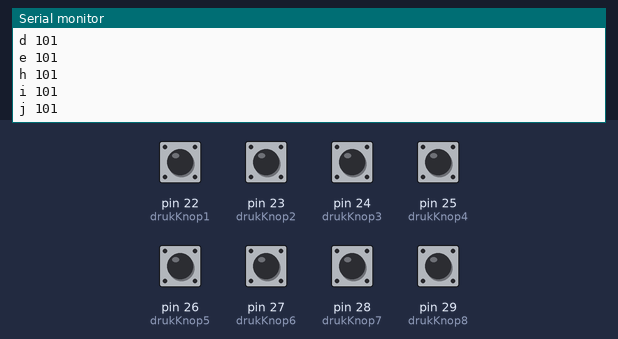
A sketch run on a simulated Arduino Mega 2560, built with avr-gcc and run on an emulated ATmega2560. Shown: the last lines printed to the serial monitor. The inputs (shaded band) are chosen by the test bench; at power-on: pin 22 (drukKnop1), pin 23 (drukKnop2), pin 24 (drukKnop3), pin 25 (drukKnop4), pin 26 (drukKnop5), pin 27 (drukKnop6), pin 28 (drukKnop7), pin 29 (drukKnop8) HIGH.

Above: at 1.2 s.
1.3 s: pin 24 (drukKnop3) pulled LOW for 0.15 s
At 2.5 s:
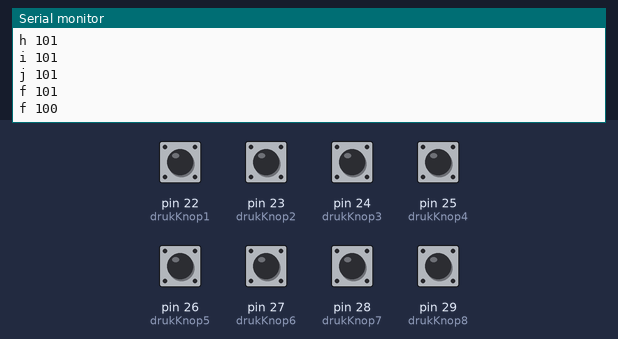
2.9 s: pin 25 (drukKnop4) pulled LOW for 0.15 s
At 3.7 s:
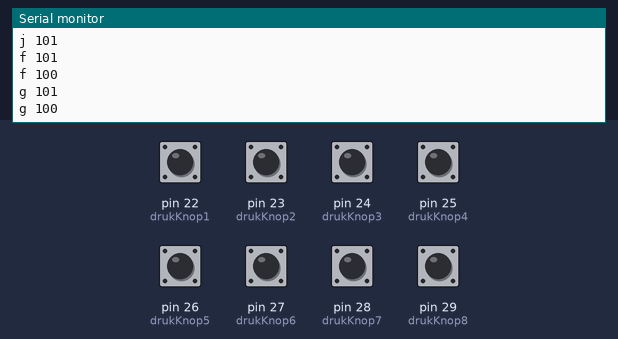
4.5 s: pin 29 (drukKnop8) pulled LOW for 0.15 s
At 5.8 s:
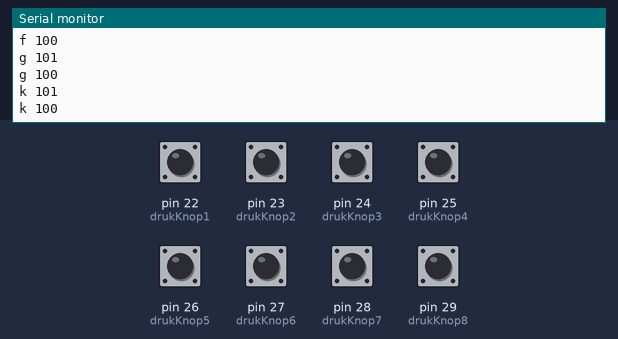
6.1 s: pin 22 (drukKnop1) pulled LOW for 0.15 s
At 7.4 s:
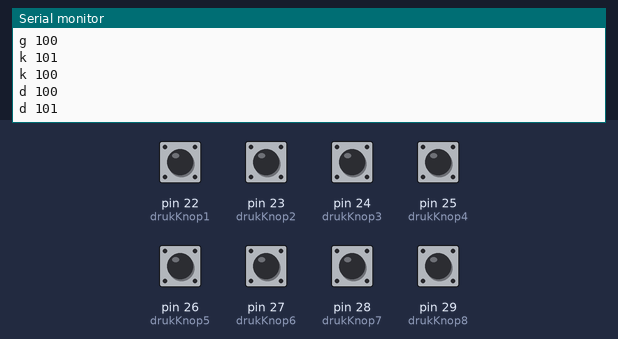
7.7 s: pin 23 (drukKnop2) pulled LOW for 0.15 s
At 8.6 s:
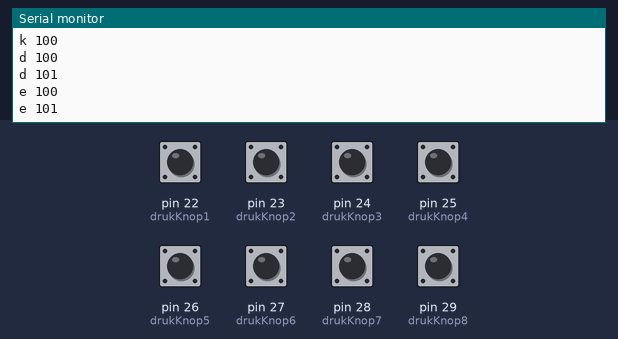
9.3 s: pin 26 (drukKnop5) pulled LOW for 0.15 s
At 9.8 s:
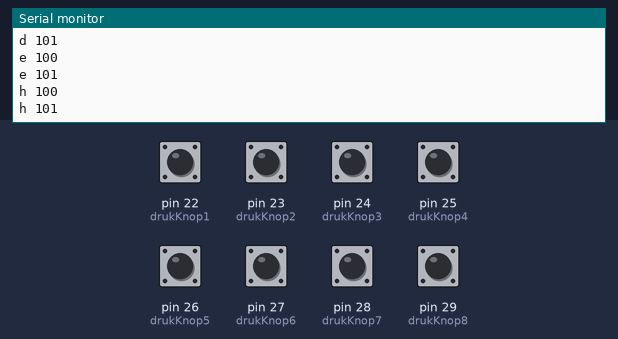

The sketch:

_18_DrukknopjesFinal.ino
```cpp
//#018 Drukknopjes
#define drukKnop1 22
#define drukKnop2 23
#define drukKnop3 24
#define drukKnop4 25
#define drukKnop5 26
#define drukKnop6 27
#define drukKnop7 28
#define drukKnop8 29

bool d;
bool e;
bool f;
bool g;
bool h;
bool i;
bool j;
bool k;
bool presstate1 = 0;
bool presstate2 = 0;
bool presstate3 = 0;
bool presstate4 = 0;
bool presstate5 = 0;
bool presstate6 = 0;
bool presstate7 = 0;
bool presstate8 = 0;

int zone = 1;

void setup() {
  Serial.begin(9600);
  //#018
  pinMode(drukKnop1, INPUT_PULLUP);
  pinMode(drukKnop2, INPUT_PULLUP);
  pinMode(drukKnop3, INPUT_PULLUP);
  pinMode(drukKnop4, INPUT_PULLUP);
  pinMode(drukKnop5, INPUT_PULLUP);
  pinMode(drukKnop6, INPUT_PULLUP);
  pinMode(drukKnop7, INPUT_PULLUP);
  pinMode(drukKnop8, INPUT_PULLUP);
}

void loop() {
  // put your main code here, to run repeatedly:
  d = digitalRead(drukKnop1);
  e = digitalRead(drukKnop2);
  f = digitalRead(drukKnop3);
  g = digitalRead(drukKnop4);

  h = digitalRead(drukKnop5);
  i = digitalRead(drukKnop6);
  j = digitalRead(drukKnop7);
  k = digitalRead(drukKnop8);

  if (d && !presstate1) {
    Serial.print("d ");
    Serial.print(zone);
    Serial.println("01");
    presstate1 = !presstate1;
  } else if (!d && presstate1) {
    Serial.print("d ");
    Serial.print(zone); // zone
    Serial.println("00"); // status
    presstate1 = !presstate1;
  }

  if (e && !presstate2) {
    Serial.print("e ");
    Serial.print(zone);
    Serial.println("01");
    presstate2 = !presstate2;
  } else if (!e && presstate2) {
    Serial.print("e ");
    Serial.print(zone); // zone
    Serial.println("00"); // status
    presstate2 = !presstate2;
  }

  if (!f && !presstate3) {
    Serial.print("f ");
    Serial.print(zone);
    Serial.println("01");
    presstate3 = !presstate3;
  } else if (f && presstate3) {
    Serial.print("f ");
    Serial.print(zone); // zone
    Serial.println("00"); // status
    presstate3 = !presstate3;
  }
  if (!g && !presstate4) {
    Serial.print("g ");
    Serial.print(zone);
    Serial.println("01");
    presstate4 = !presstate4;
  } else if (g && presstate4) {
    Serial.print("g ");
    Serial.print(zone); // zone
    Serial.println("00"); // status
    presstate4 = !presstate4;
  }

  if (h && !presstate5) {
    Serial.print("h ");
    Serial.print(zone);
    Serial.println("01");
    presstate5 = !presstate5;
  } else if (!h && presstate5) {
    Serial.print("h ");
    Serial.print(zone); // zone
    Serial.println("00"); // status
    presstate5 = !presstate5;
  }

  if (i && !presstate6) {
    Serial.print("i ");
    Serial.print(zone);
    Serial.println("01");
    presstate6 = !presstate6;
  } else if (!i && presstate6) {
    Serial.print("i ");
    Serial.print(zone); // zone
    Serial.println("00"); // status
    presstate6 = !presstate6;
  }


  if (j && !presstate7) {
    Serial.print("j ");
    Serial.print(zone);
    Serial.println("01");
    presstate7 = !presstate7;
  } else if (!j && presstate7) {
    Serial.print("j ");
    Serial.print(zone); // zone
    Serial.println("00"); // status
    presstate7 = !presstate7;
  }
  if (!k && !presstate8) {
    Serial.print("k ");
    Serial.print(zone);
    Serial.println("01");
    presstate8 = !presstate8;
  } else if (k && presstate8) {
    Serial.print("k ");
    Serial.print(zone); // zone
    Serial.println("00"); // status
    presstate8 = !presstate8;
  }


}
```

Measured:
- after the input at 1.3 s, the serial monitor: prints a new line at once (image 1)
- after the input at 2.9 s, the serial monitor: prints a new line at once (image 2)
- after the input at 4.5 s, the serial monitor: prints a new line at once (image 3)
- after the input at 6.1 s, the serial monitor: prints a new line at once (image 4)
- after the input at 7.7 s, the serial monitor: prints a new line at once (image 5)
- after the input at 9.3 s, the serial monitor: prints a new line at once (image 6)
